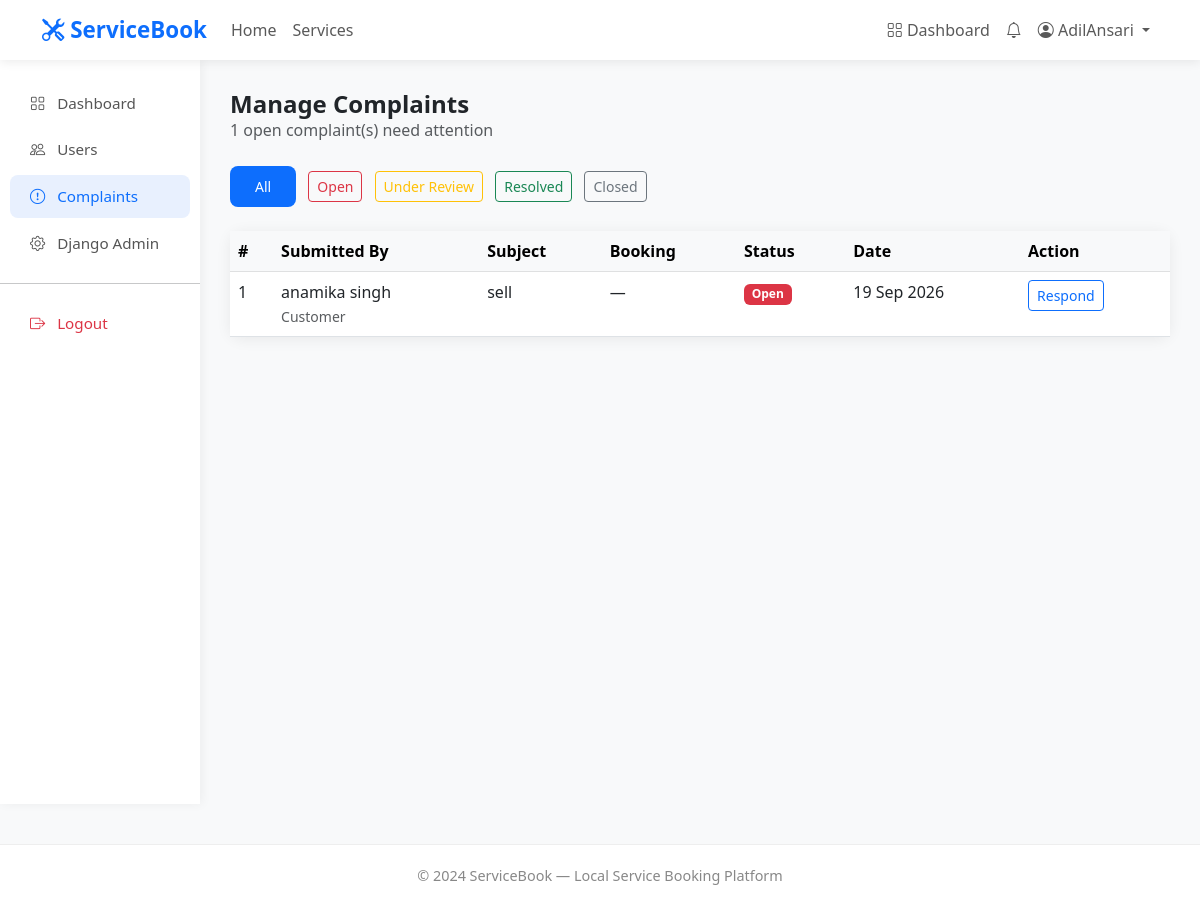
Page /complaints/admin/all/ (signed in) on the committed database.
### accounts/models.py (models this page shows, shortened)
class User(AbstractUser):
    ROLE_CUSTOMER = 'customer'
    ROLE_PROVIDER = 'provider'
    ROLE_ADMIN = 'admin'
    ROLE_CHOICES = [
        (ROLE_CUSTOMER, 'Customer'),
        (ROLE_PROVIDER, 'Service Provider'),
        (ROLE_ADMIN, 'Administrator'),
    ]
    role = models.CharField(
        max_length=20,
        choices=ROLE_CHOICES,
        default=ROLE_CUSTOMER,
    )
    phone = models.CharField(max_length=15, blank=True)
    email = models.EmailField(unique=True)

### complaints/models.py (models this page shows, shortened)
class Complaint(models.Model):
    STATUS_OPEN = 'open'
    STATUS_UNDER_REVIEW = 'under_review'
    STATUS_RESOLVED = 'resolved'
    STATUS_CLOSED = 'closed'
    STATUS_CHOICES = [
        (STATUS_OPEN, 'Open'),
        (STATUS_UNDER_REVIEW, 'Under Review'),
        (STATUS_RESOLVED, 'Resolved'),
        (STATUS_CLOSED, 'Closed'),
    ]
    submitted_by = models.ForeignKey(
        'accounts.User',
        on_delete=models.CASCADE,
        related_name='complaints_submitted'
    )
    booking = models.ForeignKey(
        'bookings.Booking',
        on_delete=models.CASCADE,
        related_name='complaints',
        null=True,
        blank=True
    )
    subject = models.CharField(max_length=200)
    description = models.TextField()
    status = models.CharField(
        max_length=20,
        choices=STATUS_CHOICES,
        default=STATUS_OPEN
    )
    admin_response = models.TextField(blank=True)
    created_at = models.DateTimeField(auto_now_add=True, null=True)
    updated_at = models.DateTimeField(auto_now=True, null=True)
    class Meta:
        ordering = ['-created_at']

### complaints/views.py (the view)
# urls.py: path('admin/all/', views.admin_complaints, name='admin_complaints'),
@login_required(login_url='/accounts/login/')
def admin_complaints(request):
    if not request.user.is_staff:
        messages.error(request, 'Access denied.')
        return redirect('dashboard')
    complaints = Complaint.objects.all().select_related(
        'submitted_by',
        'booking__service'
    )
    status_filter = request.GET.get('status', '')
    if status_filter:
        complaints = complaints.filter(status=status_filter)
    open_count = Complaint.objects.filter(
        status=Complaint.STATUS_OPEN
    ).count()
    context = {
        'complaints': complaints,
        'open_count': open_count,
        'status_filter': status_filter,
    }
    return render(request, 'complaints/admin_complaints.html', context)

### notifications/context_processors.py (called while the page is built)
def notification_count(request):
    if request.user.is_authenticated:
        count = request.user.notifications.filter(
            is_read=False
        ).count()
        return {'unread_notifications': count}
    return {'unread_notifications': 0}

### templates/complaints/admin_complaints.html (shortened to what this page needs)
{% extends 'base.html' %}
{% block content %}
<div class="container-fluid">
    <div class="row">
        <div class="col-md-2 sidebar">
            <nav class="nav flex-column">
                <a class="nav-link" href="{% url 'admin_dashboard' %}">
                    <i class="bi bi-grid"></i> Dashboard
                </a>
                <a class="nav-link" href="#">
                    <i class="bi bi-people"></i> Users
                </a>
                <a class="nav-link active" href="{% url 'admin_complaints' %}">
                    <i class="bi bi-exclamation-circle"></i> Complaints
                </a>
                <a class="nav-link" href="/admin/">
                    <i class="bi bi-gear"></i> Django Admin
                </a>
                <hr>
                <a class="nav-link text-danger" href="{% url 'logout' %}">
                    <i class="bi bi-box-arrow-right"></i> Logout
                </a>
            </nav>
        </div>
        <div class="col-md-10 main-content">
            <div class="d-flex justify-content-between align-items-center mb-4">
                <div>
                    <h4 class="fw-bold mb-0">Manage Complaints</h4>
                    <p class="text-muted mb-0">
                        {{ open_count }} open complaint(s) need attention
                    </p>
                </div>
            </div>
            <div class="mb-4">
                <a href="{% url 'admin_complaints' %}"
                   class="btn btn-sm {% if not status_filter %}btn-primary{% else %}btn-outline-primary{% endif %} me-2">
                    All
                </a>
                <a href="?status=open"
                   class="btn btn-sm {% if status_filter == 'open' %}btn-danger{% else %}btn-outline-danger{% endif %} me-2">
                    Open
                </a>
                <a href="?status=under_review"
                   class="btn btn-sm {% if status_filter == 'under_review' %}btn-warning{% else %}btn-outline-warning{% endif %} me-2">
                    Under Review
                </a>
                <a href="?status=resolved"
                   class="btn btn-sm {% if status_filter == 'resolved' %}btn-success{% else %}btn-outline-success{% endif %} me-2">
                    Resolved
                </a>
                <a href="?status=closed"
                   class="btn btn-sm {% if status_filter == 'closed' %}btn-secondary{% else %}btn-outline-secondary{% endif %}">
                    Closed
                </a>
            </div>
            {% if complaints %}
                <div class="card">
                    <div class="table-responsive">
                        <table class="table table-hover mb-0">
                            <thead class="table-light">
                                <tr>
                                    <th>#</th>
                                    <th>Submitted By</th>
                                    <th>Subject</th>
                                    <th>Booking</th>
                                    <th>Status</th>
                                    <th>Date</th>
                                    <th>Action</th>
                                </tr>
                            </thead>
                            <tbody>
                                {% for complaint in complaints %}
                                    <tr>
                                        <td>{{ complaint.id }}</td>
                                        <td>
                                            {{ complaint.submitted_by.get_full_name|default:complaint.submitted_by.username }}
                                            <br>
                                            <small class="text-muted">
                                                {{ complaint.submitted_by.get_role_display }}
                                            </small>
                                        </td>
                                        <td>{{ complaint.subject }}</td>
                                        <td>
                                            {% if complaint.booking %}
                                                #{{ complaint.booking.id }}
                                            {% else %}
                                                —
                                            {% endif %}
                                        </td>
                                        <td>
                                            {% if complaint.status == 'open' %}
                                                <span class="badge bg-danger">Open</span>
                                            {% elif complaint.status == 'under_review' %}
                                                <span class="badge bg-warning text-dark">Under Review</span>
                                            {% elif complaint.status == 'resolved' %}
                                                <span class="badge bg-success">Resolved</span>
                                            {% elif complaint.status == 'closed' %}
                                                <span class="badge bg-secondary">Closed</span>
                                            {% endif %}
                                        </td>
                                        <td>
                                            {{ complaint.created_at|date:"d M Y" }}
                                        </td>
                                        <td>
                                            <a href="{% url 'admin_complaint_response' complaint.pk %}"
                                               class="btn btn-outline-primary btn-sm">
                                                Respond
                                            </a>
                                        </td>
                                    </tr>
                                {% endfor %}
                            </tbody>
                        </table>
                    </div>
                </div>
            {% else %}
                <div class="text-center py-5">
                    <i class="bi bi-check-circle text-success"
                       style="font-size:4rem;"></i>
                    <h4 class="mt-3 text-muted">No complaints found</h4>
                </div>
            {% endif %}
        </div>
    </div>
</div>
{% endblock %}

### templates/base.html (shortened to what this page needs)
<!DOCTYPE html>
<html lang="en">
<head>
    <link href="https://cdn.jsdelivr.net/npm/bootstrap@5.3.0/dist/css/bootstrap.min.css" rel="stylesheet">
    <link href="https://cdn.jsdelivr.net/npm/bootstrap-icons@1.10.0/font/bootstrap-icons.css" rel="stylesheet">
</head>
<body>
    <nav class="navbar navbar-expand-lg navbar-light sticky-top">
        <div class="container">
            <a class="navbar-brand" href="{% url 'home' %}">
                <i class="bi bi-tools"></i> ServiceBook
            </a>
            <div class="collapse navbar-collapse" id="navbarNav">
                <ul class="navbar-nav me-auto">
                    <li class="nav-item">
                        <a class="nav-link" href="{% url 'home' %}">Home</a>
                    </li>
                    <li class="nav-item">
                        <a class="nav-link" href="{% url 'service_list' %}">Services</a>
                    </li>
                </ul>
                <ul class="navbar-nav">
                    {% if user.is_authenticated %}
                    <li class="nav-item">
                        <a class="nav-link" href="{% url 'dashboard' %}">
                            <i class="bi bi-grid"></i> Dashboard
                        </a>
                    </li>
                    <li class="nav-item">
                        <a class="nav-link position-relative" href="{% url 'notification_list' %}">
                            <i class="bi bi-bell"></i>
                        </a>
                    </li>
                    <li class="nav-item dropdown">
                        <a class="nav-link dropdown-toggle" href="#" data-bs-toggle="dropdown">
                            <i class="bi bi-person-circle"></i>
                            {{ user.first_name|default:user.username }}
                        </a>
                    </li>
                    {% endif %}
                </ul>
            </div>
        </div>
    </nav>
    {% block content %}
    {% endblock %}
    <footer>
        <p>&copy; 2024 ServiceBook — Local Service Booking Platform</p>
    </footer>
</body>
</html>

### templates/base.html (style rules this page uses)
body { background-color: #f8f9fa; font-family: 'Segoe UI', sans-serif; }
.navbar-brand { font-weight: 700; font-size: 1.4rem; color: #0d6efd !important; }
.navbar { box-shadow: 0 2px 10px rgba(0, 0, 0, 0.08); background: white !important; }
.btn-primary { background-color: #0d6efd; border: none; padding: 10px 25px; border-radius: 8px; }
.card { border: none; border-radius: 12px; box-shadow: 0 2px 15px rgba(0, 0, 0, 0.07); }
.sidebar { min-height: calc(100vh - 56px); background: white; box-shadow: 2px 0 10px rgba(0, 0, 0, 0.05); padding: 20px 0; }
.sidebar .nav-link { color: #555; padding: 10px 20px; border-radius: 8px; margin: 2px 10px; font-size: 0.95rem; }
.sidebar .nav-link:hover, .sidebar .nav-link.active { background-color: #e8f0fe; color: #0d6efd; }
.sidebar .nav-link i { margin-right: 8px; }
.main-content { padding: 30px; }
footer { background: white; padding: 20px; text-align: center; color: #888; font-size: 0.9rem; border-top: 1px solid #eee; margin-top: 40px; }

### rows in the picture
User: first_name "AdilAnsari"
Complaint: id "1", submitted_by.get_full_name "anamika singh", submitted_by.role "Customer", subject "sell", status "Open", created_at "19 Sep 2026"

### other values in the picture
{{ open_count }} "1"
